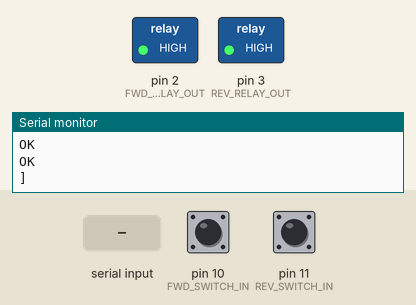
Recording of a sketch running on a simulated Arduino Uno, built with avr-gcc and run on an emulated ATmega328P. On the bench: switched loads named in the sketch (green lamp = pin HIGH), the last lines printed to the serial monitor. The inputs (shaded band) are chosen by the test bench; at power-on: pin 10 (FWD_SWITCH_IN) LOW, pin 11 (REV_SWITCH_IN) LOW. The local clock reads 2024-03-15 10:24:30 at power-on unless the sketch sets it; the modem accepts every AT command (registered, SIM ready, sends succeed) and sends nothing else.

Above: at 3.1 s.
3.2 s: "#ALIM" received over Serial
At 3.7 s:
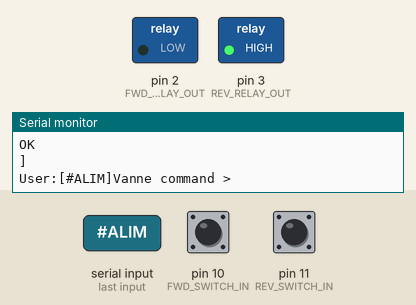
4.9 s: "#PURGE" received over Serial
7.9 s: pin 10 (FWD_SWITCH_IN) pulled HIGH for 0.15 s
At 9.0 s:
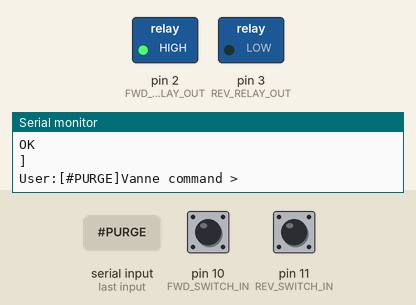
11.0 s: pin 11 (REV_SWITCH_IN) pulled HIGH for 0.15 s
At 12.0 s:
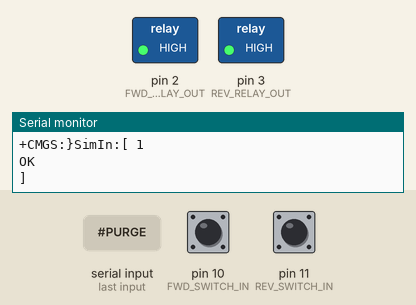
12.7 s: "#" received over the second serial link
14.3 s: "+CMT" received over the second serial link
Timing chart, 0 to 16.9 s (numbered marks = the images above; inputs shaded):
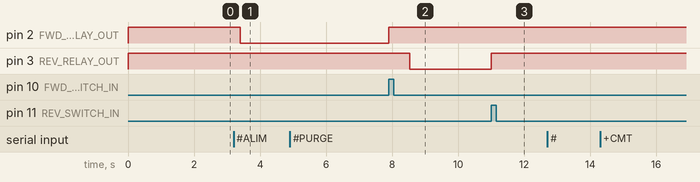

Measured:
- after the input at 3.2 s, pin 2 (FWD_RELAY_OUT): HIGH → LOW after 0.20 s
- after the input at 4.9 s, every drawn part: stays the same
- after the input at 7.9 s, pin 2 (FWD_RELAY_OUT): LOW → HIGH after 0.00 s instead of 0.80 s; pin 3 (REV_RELAY_OUT): HIGH → LOW after 0.64 s instead of 1.4 s
- after the input at 11.0 s, pin 3 (REV_RELAY_OUT): LOW → HIGH at once

The sketch:

202208-arduino-autopurge.ino
```cpp
//////////////////////////////////////////////////////////////////////////////////  // gsm Local : +33630466723, Admin: Pierrot +33631881147 Ra +33681854641
//
// commande SMS
//      #stat                   -> renvoie SMS stat au numero appelant
//      #purge                  -> confirme SMS aux numeros admin
//      #alim                   -> confirme SMS aux numeros admin
//      #auto ou #auto.270.280  -> confirme SMS aux numeros admin  //    force mode automatique, ou AUTO.kelvin_purge.kelvin_alim   exemple AUTO.272.276 par defaut kelvin_seuil_purge=272 kelvin_seuil_alim=278,
// info stat SMS  :
//  info temperature journaliére en degré kelvin par tranche de 4 heures :  Jour(t0,t1,t2,t3,t4,t5)
//
// mode AUTO
//   si la temperature descend en dessous de kelvin_seuil_purge pendant plus de delai_seuil_purge (10 minutes) -> maneuvre purge, si elle monte audessus de kelvin_seuil_alim pendant plus de delai_seuil_alim (une heure) -> maneuvre alim
//   la maneuvre de purge ou d'alim par #PURGE, #ALIM ou #AUTO doit finir avec la détection de fin de course, stat_vanne passe alors à VANN_ALIM_OK ou VANN_PURGE_OK
//   si la fin de course n'est pas détectée après TEMPO_VANNE_DECI_SEC, stat_vanne passe à VANN_ALIM_ERR ou VANN_PURGE_ERR le mode AUTO est inhibé,
//                on doit renvoyer une commande #PURGE ou #ALIM et obtenir VANN_ALIM_OK ou VANN_PURGE_OK avant de repasser en mode #AUTO

#define MODE_AUTO  0
#define MODE_PURGE 1  //    force mode purge
#define MODE_ALIM  2  //    force mode alim
int mode_vanne=MODE_AUTO;  // commande par input ou recept SMS

#define DELAY_PURGE  6   // POUR TEST  #define DELAY_PURGE  10
uint16_t delai_seuil_purge=0;
#define DELAY_ALIM   10   // POUR TEST  #define DELAY_ALIM   60
uint16_t delai_seuil_alim=0;

#define SEUIL_PURGE_STD 272
#define SEUIL_ALIM_STD 278
uint16_t kelvin_seuil_purge=SEUIL_PURGE_STD;
uint16_t kelvin_seuil_alim=SEUIL_ALIM_STD;
//****************************************************
#define VANN_INIT      0
#define VANN_PURGE_OK  1
#define VANN_PURGE_REQ 2
#define VANN_PURGE_ERR 3
#define VANN_ALIM_OK   4
#define VANN_ALIM_REQ  5
#define VANN_ALIM_ERR  6
int statVanne = VANN_INIT;
int duree_manoeuvre = 0;

#define TEMPO_VANNE_DECI_SEC 52  // temp maximum de manoeuvre vanne, sinon VANN_PURGE_ERR ou VANN_ALIM_ERR -> mode M_AUTO suspendu

char szStatVann[][16]={"VANNE_INIT","VANNE_PURGE_OK","VANNE_PURGE_REQ","VANNE_PURGE_ERR","VANNE_ALIM_OK","VANNE_ALIM_REQ","VANNE_ALIM_ERR","?"};
char szModeVanne[][8]={"M_AUTO","M_PURGE","M_ALIM"};

#define FWD_RELAY_OUT  2
#define FWD_SWITCH_IN  10
#define REV_RELAY_OUT  3
#define REV_SWITCH_IN  11

//////////////////////////////////
#include <SoftwareSerial.h>

SoftwareSerial Sim900A(8,9); // RX, TX
#define MAX_REC 196
char szRec[MAX_REC];
int8_t cbRec;
//////////////////////////////////////////////////////////////////////////////////
//char szT[256];
//************************************************************
#include "iarduino_RTC.h"
iarduino_RTC Horloge(RTC_DS1302, 7, 5, 6); // pour module (DS1302, rst, clk, dat)   [ VCC GND CLK->5 DAT->6 RST->7 ]
//***************************************
uint64_t millis64()
{
  static uint32_t precti=0;
  static uint64_t over_millis=0;
  uint32_t ti=millis();
    if (ti<precti) over_millis++;
    precti=ti;
   uint64_t res=(over_millis<<32)+ti;
    return res;
}
//***************************
uint32_t deci_seconde(){  return millis64()/100;}  // overflow ~5000 jours
//************************************************************
//int cptsec = 0, cptmin = 0, cptheur = 0, cptjour = 0;
void cpttime(){
  static uint32_t secmem=0;
  uint32_t secnow=deci_seconde();
  if(secnow>=secmem+600)
  {
    secmem=secnow;
    process_minute();
    //Serial.write("Cpt minute "); Serial.println(secnow);
  }
/*  static uint32_t last_sec;
  uint32_t sec = millis64() / 1000;
  if (last_sec == sec) return;

  cptsec+=sec-last_sec;
  last_sec=sec;
    //Serial.write("tic  ");
  while (cptsec > 59) {    cptsec  -= 60;    cptmin++;    process_minute();  }
  while (cptmin > 59) {    cptmin  -= 60;    cptheur++;  }// process_heure();   } // comptage H m s prévu si pas de RealTimeClock
  while (cptheur > 23){    cptheur -= 24;    cptjour++;  }*/
}
//*************************************************************
//*************************************************************
void setup() {
  pinMode(FWD_RELAY_OUT, OUTPUT);   digitalWrite(FWD_RELAY_OUT, HIGH);
  pinMode(FWD_SWITCH_IN, INPUT);

  pinMode(REV_RELAY_OUT, OUTPUT);   digitalWrite(REV_RELAY_OUT, HIGH);
  pinMode(REV_SWITCH_IN, INPUT);

  szRec[0]=0;

  Serial.begin(9600);
  Sim900A.begin(38400);// 19200 38400 115200
  delay(400);

  //Sim900A.println("AT+IPR=38400");   delay(200);

  Serial.write("** AUTO ALIM PURGE *** DateCompil:");Serial.write(__DATE__);Serial.println(" ******");
  Serial.println("**** INIT SIM900-> AT+CNMI=2,2,0,0,0 rec SMS direct");

  Sim900A.println("AT+CMGF=1");   delay(500);  // GSM  in Text Mode
  Sim900A.println("AT+CNMI=2,2,0,0,0"); delay(500);  //Sim900A.println("AT+CNMI=2,2,0,0,0");
  Sim900A.println("AT+CMGF=1");   delay(500);  // GSM  in Text Mode
 //+CSQ service quality report / +GSV ident produit complet / +CMEE=2 text ERROR / +CPSI? UE system information / +cgdcont=1,"IP","Free"
  Horloge.begin();  //reglage avec : Horloge.settime(0, 00, 22, 25, 8, 22, 5);  //   sec,  min,  hour, jour, mois , année , joursemaine
}
//*************************************************************
uint16_t tension_read;
uint16_t temp_kelvin;
uint16_t temp_kelvin_tabl[6];
//void process_heure(){  sprintf(szRec,"Heure:%d, sixieme:%d",cptheur,itk);Serial.println(szRec);}
//************************************************************************************************************
#define SIZE_SMS 140
char szSMS[SIZE_SMS];
void ClotureSms()
{
 int len=strlen(szSMS);
  if (len+4>SIZE_SMS) {len=SIZE_SMS-4; Serial.println("SMS over !!!");}
  szSMS[len]=26;szSMS[len+1]=0;                              //Serial.write("LenSMS");Serial.println(len);
}
//**************************************************************
void SendStat(char * pNum) { //
    sprintf(szSMS,"%s %dk\r\nMode(%s)\r\nEtat(%s)\r\nSeuil(%d.%d)\r\nT(%d,%d,%d,%d,%d,%d)",Horloge.gettime("Ymd H:i"),temp_kelvin,szModeVanne[mode_vanne], szStatVann[statVanne],kelvin_seuil_purge,kelvin_seuil_alim,temp_kelvin_tabl[0], temp_kelvin_tabl[1], temp_kelvin_tabl[2], temp_kelvin_tabl[3], temp_kelvin_tabl[4], temp_kelvin_tabl[5]);
    ClotureSms();
    if (pNum) SendMessage(pNum);
    else SmsDiffus();
}
//*************************************************************
void loop() {
  cpttime();
  loopSim900Dump();
  loopInput();
}
//****************************************************
void loopInput() {
 int8_t ok=1;
  cbRec=0;
  while (Serial.available() && ok)
  {
    while (Serial.available() && ok){
    char c=Serial.read();
      if (c!=10) szRec[cbRec++]=c;
      else ok=0;
      if (cbRec+2>MAX_REC) ok=0;
    }
    szRec[cbRec]=0;
    delay(100);
  }

  if (cbRec)
  {
    szRec[cbRec]=0;
    Serial.write("User:["); Serial.write(szRec);Serial.write("]");
    if ( (szRec[0]==0x41  && szRec[1]==0x54) || (szRec[0]==0x61  && szRec[1]==0x74) )   // commande AT pour module serial GSM
      { Serial.println("SIM command >"); Sim900A.println(szRec); }
    else {
        if (strstr(szRec,"#")) { Serial.println("Vanne command >"); CommandeRecept(szRec,"*"); }     // commande # pour automate ALIM/PURGE
        else Serial.println("?commande?");
      }
  }
}
//****************************************************
void loopSim900Dump() {
  cbRec=0;
 int8_t ok=1;
  while (Sim900A.available() && ok)
  {
    while (Sim900A.available() && ok){
      szRec[cbRec++]=Sim900A.read();
      if (cbRec+2>MAX_REC) ok=0;
    }
    delay(100);
  }
  if (cbRec) {szRec[cbRec]=0; Serial.write("SimIn:["); Serial.write(szRec);Serial.println("]");DetectReceptSms(szRec);}// CommandeRecept(szRec);}
}
//*************************************************************
void kelvin_of_LM335() {
  tension_read = analogRead(1);
  temp_kelvin=(1486 - tension_read)/2;
 }
//*************************************************************
void process_minute() {
  kelvin_of_LM335();
uint8_t itk=Horloge.Hours/4;
  temp_kelvin_tabl[itk]=temp_kelvin;   //sprintf(szRec,"heure:%d, quadr:%d",Horloge.Hours,itk);Serial.println(szRec);

 static uint16_t prec_temp=0;
  if (abs(temp_kelvin-prec_temp)>1) {prec_temp=temp_kelvin; Serial.print(Horloge.gettime("Ymd, H:i:s, D"));  Serial.print(" - V :");  Serial.print(tension_read);  Serial.print(" - Temp :");  Serial.print(temp_kelvin);   Serial.println("°k");}

  if (mode_vanne!=MODE_AUTO) return;

  if ( temp_kelvin > kelvin_seuil_purge) delai_seuil_purge = 0;
  else  {
    if (statVanne==VANN_ALIM_OK || statVanne==VANN_INIT)
    {
      if (!delai_seuil_purge) delai_seuil_purge = DELAY_PURGE;
      else                    delai_seuil_purge--;
      if (!delai_seuil_purge) reqVannePurge();
    }
  }

  if (temp_kelvin < kelvin_seuil_alim) delai_seuil_alim = 0;
  else  {
    if (statVanne==VANN_PURGE_OK || statVanne==VANN_INIT)
    {
      if (!delai_seuil_alim) delai_seuil_alim = DELAY_ALIM;
      else                   delai_seuil_alim--;
      if (!delai_seuil_alim) reqVanneAlim();
    }
  }
}
//********************************************************
void reqVannePurge() {
//char szT[64];
uint32_t time_in=deci_seconde();
  statVanne=VANN_PURGE_REQ;
  digitalWrite(REV_RELAY_OUT, LOW);

  while (statVanne==VANN_PURGE_REQ)
  {
    if (deci_seconde()>(time_in+TEMPO_VANNE_DECI_SEC)) statVanne = VANN_PURGE_ERR;
    if (digitalRead(REV_SWITCH_IN) == 1) statVanne = VANN_PURGE_OK; // switch fin de course a bien coupé l'excitation relai purge
  }
  digitalWrite(REV_RELAY_OUT, HIGH);
  duree_manoeuvre=deci_seconde()-time_in;
  if (statVanne == VANN_PURGE_OK)
    sprintf(szSMS,"%s:PURGE OK %d",Horloge.gettime("Ymd H:i"),duree_manoeuvre);
  else
    sprintf(szSMS,"%s:PURGE ERR  %d",Horloge.gettime("Ymd H:i"),duree_manoeuvre);
  ClotureSms();
  SmsDiffus();
}
//********************************************************
void reqVanneAlim()  {
//char szT[64];
uint32_t time_in=deci_seconde();
  statVanne=VANN_ALIM_REQ;
  digitalWrite(FWD_RELAY_OUT, LOW);

  while (statVanne==VANN_ALIM_REQ)
  {
    if (deci_seconde()>(time_in+TEMPO_VANNE_DECI_SEC)) statVanne = VANN_ALIM_ERR;
    if (digitalRead(FWD_SWITCH_IN) == 1) statVanne = VANN_ALIM_OK; // switch fin de course a bien coupé l'excitation relai purge
  }
  digitalWrite(FWD_RELAY_OUT, HIGH);
  duree_manoeuvre=deci_seconde()-time_in;
  if (statVanne == VANN_ALIM_OK)
    sprintf(szSMS,"%s:ALIM OK %d",Horloge.gettime("Ymd H:i"),duree_manoeuvre);
  else
    sprintf(szSMS,"%s:ALIM ERR %d",Horloge.gettime("Ymd H:i"),duree_manoeuvre);
  ClotureSms();
  SmsDiffus();
}
//****************************************************************
void SmsDiffus()//char * pT)                                                  // if (cptjour<2) return; // pour test
{
//SendMessage("+33631881147", pT); //Pierrot
  SendMessage("+33681854641");//, pT); //Ra
  SendMessage("+33631881147");//, pT); //Pierrot
  //SendUdp("Diffus :",pT);
}
//****************************************************************
void DetectReceptSms(char * pT)
{
char szLastNum[16]="";
char * pRecSms=strstr(pT,"+CMT");
  if (pRecSms==NULL) return;
char * pNum=strstr(pT,"\"+33");
   if (pNum)
   {
    pNum++;
   char i=0; while(pNum[i]!=34 && i<14) {szLastNum[i]=pNum[i];i++;}
    if (i<14)
    {
      szLastNum[i]=0;
      Serial.write("Sms from :");Serial.write(szLastNum);Serial.write(" Content:");Serial.println(pNum+i);
      if (*szLastNum) CommandeRecept(pNum+i, szLastNum);
    }
    //SendUdp("SMS In :",pNum);
   }
}
//****************************************************************
void CommandeRecept(char * pT, char * pNum)                                       // commande input ou SMS doit contenir #ALIM, #PURGE ou #AUTO option param .kelvin_seuil_purge.kelvin_seuil_alim : format strict
{
  if ((strstr(pT,"#STAT") !=0)||(strstr(pT,"#stat") !=0)) {SendStat(pNum);  return; }
  if ((strstr(pT,"#ALIM") !=0)||(strstr(pT,"#alim") !=0)) {mode_vanne=MODE_ALIM;  reqVanneAlim();  return; }
  if ((strstr(pT,"#PURGE")!=0)||(strstr(pT,"#purge")!=0)) {mode_vanne=MODE_PURGE; reqVannePurge(); return; }
  if ((strstr(pT,"#AUTO") !=0)||(strstr(pT,"#auto") !=0))
  {
   uint16_t vmin=0, vmax=0;
   char * pstr=strstr(pT,"#");
    mode_vanne=MODE_AUTO;
    if (pstr[5]=='.')
    {
      vmin=val3(pstr+6);
      if (pstr[9]=='.') vmax=val3(pstr+10);                                                               // char szT[32]; sprintf(szT,"vmin:%d vmax:%d",vmin,vmax); Serial.println(szT);
      if (vmin>250  && vmax<300 && (vmin+2)<vmax) {kelvin_seuil_purge=vmin; kelvin_seuil_alim=vmax;}
    }
    SendStat(0);
  }
}
//****************************************************************
uint16_t val3(char * pR)
{
  if (pR[0]<0x30 || pR[0]>0x39 || pR[1]<0x30 || pR[1]>0x39 || pR[2]<0x30 || pR[2]>0x39) return 0;
  return (pR[0]-0x30)*100 + (pR[1]-0x30)*10 + (pR[2]-0x30);
}
//****************************************************************
//****************************************************
void SendMessage(const char * pNum)//, char * pMess)
{
  Serial.write("SEND[");Serial.write(szSMS);Serial.write("] SMS-> ");
  if (!pNum || *pNum!='+') {Serial.println("Err Num");return;}
  Serial.println(pNum);

char szT[32];
  sprintf(szT,"AT+CMGS=\"%s\"",pNum); //Sim900A.println(szT); delay(1000);
 int rep=sendATcommand(szT,">","ERR",6000);             if (rep!=1) {Serial.write("Err > ");    Serial.println(rep); return;}
     rep=sendATcommand(szSMS,"+CMGS:","ERROR",100000);  if (rep!=1) {Serial.write("Err CMGS "); Serial.println(rep); return;}
}
//**************************************************
int8_t sendATcommand(char* pATcommand, char* pAnswerOk, char* pAnswerErr, unsigned int timeout)
{
uint8_t x=0,  answer=0;
uint64_t previous;
    memset(szRec, '\0', sizeof(szRec));   delay(100);
    while( Sim900A.available() > 0) Serial.write(Sim900A.read());
    Sim900A.println(pATcommand);
    x = 0;
    previous = millis64();
    Serial.write("{");
    do{
        if(Sim900A.available() != 0){
            szRec[x] = Sim900A.read(); Serial.write(szRec[x]);
            x++;
            if (x+1>=sizeof(szRec)) answer=3;
            if      (strstr(szRec, pAnswerOk) != NULL)      { answer = 1; }
            else if (strstr(szRec, pAnswerErr) != NULL)     { answer = 2; }
        }
    }
    while((answer == 0) && ((millis64() - previous) < timeout));
    Serial.write("}");
    return answer;
}
//**************************************************
/*
char SendUdp_IpInit=0;
void SendUdp(char * pIntro, char * pMess)// ??? debordement dès setup lorsqu'on declare le contenu sur le uno ????
  //Serial.write(" ?delai? ");  delay(10000);
  if (!SendUdp_IpInit) {
    sendATcommand("AT+CIPMUX=0","OK","ERROR",10000);              //AT+CIPSTATUS -> INITIAL
    sendATcommand("AT+CSTT=\"Free\"","OK","ERROR",10000);         //AT+CIPSTATUS -> START
    SendUdp_IpInit=1;
  }

  sendATcommand("AT+CIICR","OK","ERROR",10000);             //AT+CIPSTATUS -> GPRSACT
  sendATcommand("AT+CIFSR",".","ERROR",10000);             //AT+CIPSTATUS -> IP STATUS
  sendATcommand("AT+CIPSTART=\"UDP\",\"62.147.214.90\",\"30103\"\r\n","OK","FAIL",4000);

int len=strlen(pIntro)+strlen(pMess)+2;
  sprintf(szT,"AT+CIPSEND=%d",len);
  sendATcommand(szT,">","ERROR",4000);
  Sim900A.write(pIntro); Sim900A.write(pMess);  sendATcommand("\r\n","OK","ERROR",10000);// Sim900A.write("\r\n"); delay(500);

  sendATcommand("AT+CIPCLOSE","OK","ERROR",10000);   //AT+CIPSTATUS -> UDP CLOSED
  sendATcommand("AT+CIPSHUT","OK","ERROR",10000);    //AT+CIPSTATUS -> IP INITIAL
}
*/
```
